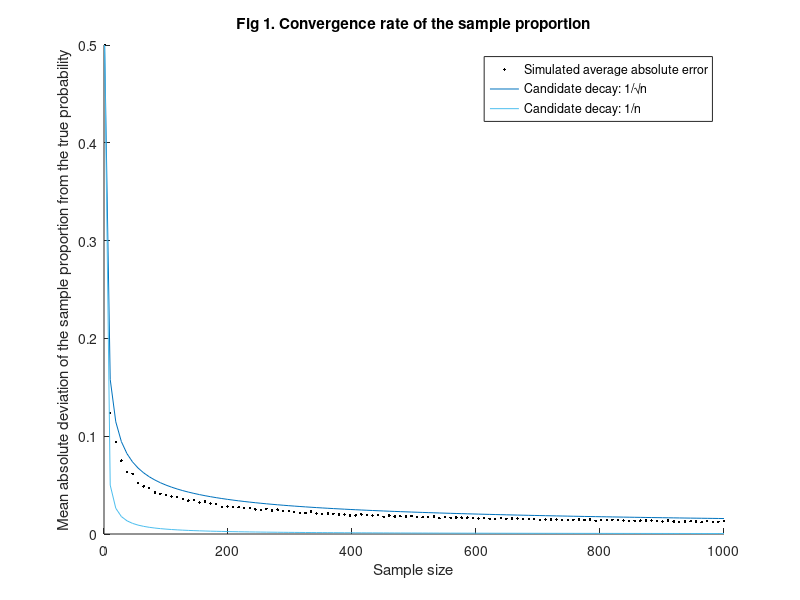
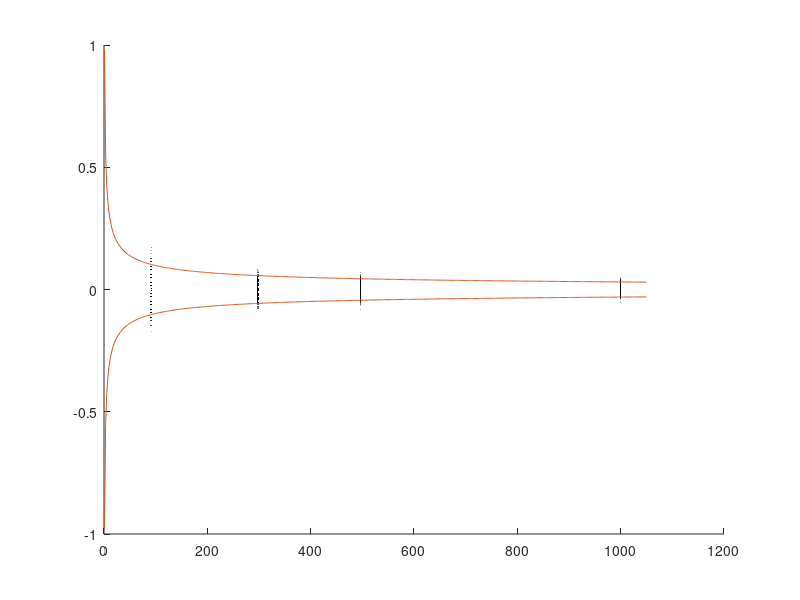

The MATLAB source for these figures, in order: (Note: this script raises an error after producing the figures.)
% Exercise - Understanding convergence concepts using simulation

%% 1. Aim of the exercise

% This exercise illustrates convergence concepts that underlie many
% econometric derivations.

%% 2. Initialize MATLAB environment

% Clear workspace, command window, and open figures
clear;
clc;
close all;

%% 3. Set the parameters of the simulation

% 3.1. Define alternative sample sizes (number of coin tosses)
N_tosses = 1:9:1000;

% 3.2. Define the number of alternative sample sizes
N_samples = length(N_tosses);

% 3.3. Define the number of simulated samples
N_sim = 1000;

%% 4. Define the population parameters

% 4.1. Define the mean for a fair coin
mean_population = 0.5;

% 4.2. Define the variance for a fair coin
var_population = 0.25;

%% 5. Generate data and calculate the sample mean

% 5.1. Preallocate memory for the simulated sample means
means_samples = NaN(N_sim,N_samples);

% 5.2. Simulate coin tosses and calculate the sample mean
for j = 1:N_samples
    % Generate N_sim independent samples of size N_tosses(j)
    sequence_of_tosses = random('Binomial',1,0.5,[N_tosses(j),N_sim]);
    % Calculate the sample mean for each simulated sample
    means_samples(:,j) = mean(sequence_of_tosses,1)';
end

%% 6. Visualizing the convergence rate

% 6.1. Calculate the average absolute distance at each sample size
mean_abs_error = mean(abs(means_samples - mean_population),1);

% 6.2. Compute the scale factor for the candidate 1/sqrt(n) decay curve
root_n_curve_scale = sqrt(N_tosses(1)) * mean_abs_error(1);

% 6.3. Generate the candidate 1/sqrt(n) decay curve
root_n_decay_curve = root_n_curve_scale ./ sqrt(N_tosses);

% 6.4. Compute the scale factor for the candidate 1/n decay curve
one_over_n_curve_scale = N_tosses(1) * mean_abs_error(1);

% 6.5. Generate the candidate 1/n decay curve
one_over_n_decay_curve = one_over_n_curve_scale ./ N_tosses;

% 6.6. Plot the empirical error path and candidate overlays
figure('Position',[1000 1000 1000 1000]);
hold on
plot(N_tosses,mean_abs_error,'.', ...
    'Color',[0.000 0.000 0.000], ...
    'DisplayName','Simulated average absolute error');
plot(N_tosses,root_n_decay_curve,'-', ...
    'Color',[0.000 0.447 0.741], ...
    'DisplayName','Candidate decay: 1/\surd{n}');
plot(N_tosses,one_over_n_decay_curve,'-', ...
    'Color',[0.301 0.745 0.933], ...
    'DisplayName','Candidate decay: 1/n');
title('Fig 1. Convergence rate of the sample proportion');
ylabel(['Mean absolute deviation of the sample proportion from ' ...
    'the true probability'])
xlabel('Sample size');
legend('show');
hold off

%% 7. Select representative sample sizes for visualization

% 7.1. Define representative fractions of the sample-size grid
fractions = [0.10, 0.30, 0.50, 1.00];

% 7.2. Locate the corresponding positions in the sample-size grid
target_indices = max(1,round(fractions * N_samples));

% 7.3. Extract the corresponding sample sizes
target_n = N_tosses(target_indices);

%% 8. Visualizing convergence in probability: op(1)

% Plot the unscaled estimation errors
figure('Position',[1000 1000 1000 1000]);
hold on
for k = 1:length(target_indices)
    % The column index in means_samples
    j = target_indices(k);
    % The exact sample size for this iteration
    plot_n = N_tosses(j);
    % Compute the unscaled estimation error
    unscaled_error_col = means_samples(:,j) - mean_population;
    % Replicate the sample size value for all Monte Carlo simulations
    x_axis_values = repmat(plot_n,N_sim,1);
    % Plot the unscaled estimation errors for this sample size
    scatter(x_axis_values,unscaled_error_col,5,'.', ...
        'MarkerEdgeColor',[0.000 0.000 0.000], ...
        'MarkerEdgeAlpha',0.25, ...
        'HandleVisibility','off');
end
% Construct the theoretical 95% decay envelope
n_continuous = linspace(min(N_tosses),max(N_tosses)*1.05,500);
theoretical_bound = ...
    (1.96 * sqrt(var_population)) ./ sqrt(n_continuous);
% Overlay the theoretical decay envelope
plot(n_continuous,theoretical_bound,'-', ...
    'Color',[0.850 0.325 0.098], ...
    'DisplayName','Theoretical 95% decay envelope');
plot(n_continuous,-theoretical_bound,'-', ...
    'Color',[0.850 0.325 0.098], ...
    'HandleVisibility','off');
% Add a reference line at zero estimation error
yline(0,'-', ...
    'Color',[0.000 0.000 0.000], ...
    'HandleVisibility','off');
title('Fig 2. Convergence in probability of the unscaled error');
ylabel(['Unscaled deviation of the sample proportion from the true ' ...
    'probability']);
xlabel('Sample size');
% Dynamically set the x-axis limit based on the maximum sample size
xlim([0,max(N_tosses)*1.05]);
% Display only the selected sample sizes on the x-axis
xticks(target_n);
legend('show');
hold off

%% 9. Visualizing stochastic boundedness: Op(1)

% Plot the root-n scaled estimation errors
figure('Position',[1000 1000 1000 1000]);
hold on
for k = 1:length(target_indices)
    % The column index in means_samples
    j = target_indices(k);
    % The exact sample size for this iteration
    plot_n = N_tosses(j);
    % Compute the root-n scaled estimation error
    scaled_error_col = sqrt(plot_n) * ...
        (means_samples(:,j) - mean_population);
    % Replicate the sample size value for all Monte Carlo simulations
    x_axis_values = repmat(plot_n,N_sim,1);
    % Plot the root-n scaled estimation errors for this sample size
    scatter(x_axis_values,scaled_error_col,5,'.', ...
    'MarkerEdgeColor',[0.000 0.000 0.000], ...
    'MarkerEdgeAlpha',0.25);
end
% Reference line corresponding to zero estimation error
yline(0,'-', ...
    'Color',[0.850 0.325 0.098]);
title('Fig 3. Stochastic boundedness of the root-n scaled error');
ylabel(['Root-n scaled deviation of the sample proportion from ' ...
    'the true probability'])
xlabel('Sample size');
% Dynamically set the x-axis limit based on the actual max value
xlim([0,max(N_tosses) * 1.05]);
% Fix the y-axis range
ylim([-2,2]);
% Display only the selected sample sizes on the x-axis
xticks(target_n);
hold off

%% 10. Visualizing asymptotic normality of the root-n scaled error

% 10.1. Select the largest sample size for the CLT demonstration
n_large = N_tosses(N_samples);

% 10.2. Calculate the root-n scaled estimation error
scaled_error_clt = sqrt(n_large) * ...
    (means_samples(:,N_samples) - mean_population);

% 10.3. Estimate the empirical density of the scaled errors
[f_empirical,x_empirical] = ksdensity(scaled_error_clt);

% 10.4. Calculate the theoretical standard deviation implied by the CLT
std_dev = sqrt(var_population);

% 10.5. Create an evaluation grid for the theoretical Normal density
x_theoretical = linspace(min(x_empirical),max(x_empirical),500);

% 10.6. Evaluate the theoretical Normal density on the grid
f_theoretical = normpdf(x_theoretical,0,std_dev);

% 10.7. Compare the empirical and theoretical densities
figure('Position',[1000 1000 1000 1000]);
hold on
% Plot the empirical kernel density estimate
plot(x_empirical,f_empirical,'-', ...
    'Color',[0.000 0.000 0.000], ...
    'DisplayName','Empirical density of the scaled error');
% Overlay the theoretical Normal density
plot(x_theoretical,f_theoretical,'-', ...
    'Color',[0.850 0.325 0.098], ...
    'DisplayName','Theoretical Normal density');
title('Fig 4. Asymptotic normality of the root-n scaled error');
xlabel(['Root-n scaled deviation of the sample proportion from ' ...
    'the true probability']);
ylabel('Probability density');
legend('show');
hold off
